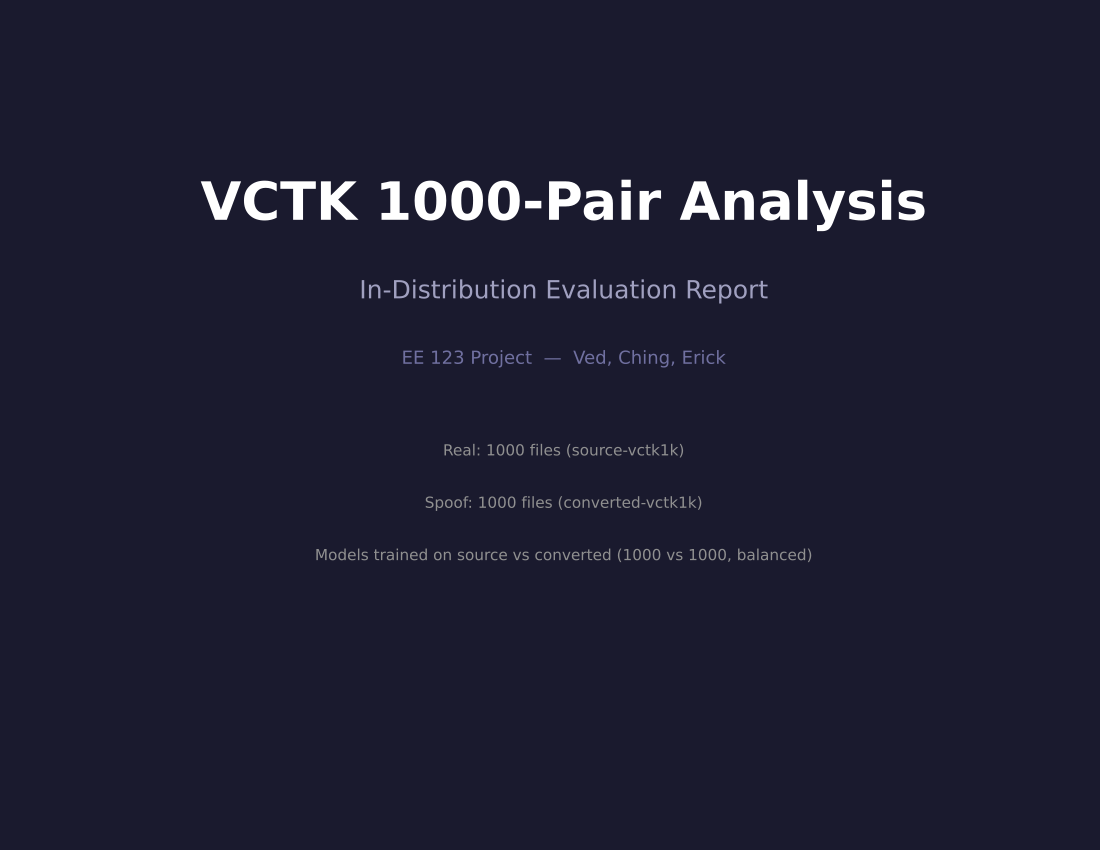

The script that drew this image:
"""
report1000.py - VCTK 1000-Pair Dataset Analysis
EE 123 Project - Ved, Ching, Erick

Evaluates trained models on the full VCTK source/converted dataset.
  Real  : Samples/source-vctk1k/ (1000 files)
  Spoof : Samples/converted-vctk1k/ (1000 files)

Note: target-vctk1k/ was used for training, not tested here.

Output:
  report1000.pdf

Usage:
    python report1000.py
"""

import os
import numpy as np
from matplotlib.backends.backend_pdf import PdfPages
from utils import (load_models, extract_folder, make_cover,
                   make_feature_discriminability_page,
                   make_feature_stats_table,
                   make_ensemble_results_page,
                   make_waveform_spectrogram_page,
                   load_audio, compute_stft, predict_both,
                   AUDIO_DIR, PHYSICS_INDICES, PHYSICS_NAMES)
from ching import build_advanced_feature_vector

OUTPUT_PDF    = os.path.join(AUDIO_DIR, "report1000.pdf")
SAMPLES_DIR   = os.path.join(AUDIO_DIR, "Samples")
SOURCE_DIR    = os.path.join(SAMPLES_DIR, "source-vctk1k")
CONVERTED_DIR = os.path.join(SAMPLES_DIR, "converted-vctk1k")


def main():
    print("=" * 60)
    print("  report1000.py — VCTK 1000-Pair Analysis")
    print("  EE 123 Project — Ved, Ching, Erick")
    print("=" * 60)

    print("\nLoading models...")
    clf_lr, scaler_lr, lr_relative, clf_xgb, scaler_xgb = load_models()

    print("\n[1/4] Extracting features...")
    print("  Real (source-vctk1k):")
    real_results, real_feats = extract_folder(
        SOURCE_DIR, "REAL", clf_lr, scaler_lr, lr_relative,
        clf_xgb, scaler_xgb, "source")

    print("  Spoof (converted-vctk1k):")
    spoof_results, spoof_feats = extract_folder(
        CONVERTED_DIR, "SPOOF", clf_lr, scaler_lr, lr_relative,
        clf_xgb, scaler_xgb, "converted")

    all_results = real_results + spoof_results
    n_real  = len(real_results)
    n_spoof = len(spoof_results)
    print(f"\n  Total: {n_real} real + {n_spoof} spoof = {n_real+n_spoof} files")

    # Sample 20 pairs for waveform/phase variance page
    print("\n[2/4] Sampling pairs for visual analysis...")
    import glob, random
    real_files  = sorted(glob.glob(os.path.join(SOURCE_DIR,    "*.wav")))
    spoof_files = sorted(glob.glob(os.path.join(CONVERTED_DIR, "*.wav")))
    sample_n = min(20, len(real_files), len(spoof_files))
    random.seed(42)
    sampled_real  = random.sample(real_files,  sample_n)
    sampled_spoof = random.sample(spoof_files, sample_n)

    pairs_data = []
    for i, (rp, sp) in enumerate(zip(sampled_real, sampled_spoof)):
        y_r, sr = load_audio(rp)
        y_s, _  = load_audio(sp)
        _, _, _, pv_r, _ = compute_stft(y_r, sr)
        _, _, _, pv_s, _ = compute_stft(y_s, sr)
        fv_r = build_advanced_feature_vector(rp)
        fv_s = build_advanced_feature_vector(sp)
        lr_r, xgb_r = predict_both(fv_r, clf_lr, scaler_lr, lr_relative, clf_xgb, scaler_xgb)
        lr_s, xgb_s = predict_both(fv_s, clf_lr, scaler_lr, lr_relative, clf_xgb, scaler_xgb)
        pairs_data.append({
            "pv_r": float(np.mean(pv_r)), "pv_s": float(np.mean(pv_s)),
            "phys_r": fv_r[PHYSICS_INDICES], "phys_s": fv_s[PHYSICS_INDICES],
            "prob_lr_r": lr_r, "prob_lr_s": lr_s,
            "prob_xgb_r": xgb_r, "prob_xgb_s": xgb_s,
        })
        if (i+1) % 5 == 0:
            print(f"    {i+1}/{sample_n} pairs sampled")

    print("\n[3/4] Generating PDF...")
    with PdfPages(OUTPUT_PDF) as pdf:

        print("  → Cover")
        make_cover(pdf,
                   "VCTK 1000-Pair Analysis",
                   "In-Distribution Evaluation Report",
                   [f"Real: {n_real} files (source-vctk1k)",
                    f"Spoof: {n_spoof} files (converted-vctk1k)",
                    "Models trained on source vs converted (1000 vs 1000, balanced)"])

        print("  → Feature discriminability")
        make_feature_discriminability_page(
            pdf, real_feats, spoof_feats,
            "Feature Discriminability — VCTK 1000 Pairs")

        print("  → Feature stats table")
        make_feature_stats_table(
            pdf, real_feats, spoof_feats,
            "VCTK 1000-Pair Aggregate Feature Statistics",
            n_real, n_spoof)

        print("  → Waveform/phase variance summary")
        make_waveform_spectrogram_page(
            pdf, pairs_data,
            f"Signal Analysis Summary — {sample_n} Sampled Pairs")

        print("  → Ensemble results")
        stats = make_ensemble_results_page(
            pdf, all_results, real_results, spoof_results,
            "VCTK 1000-Pair — Ensemble Evaluation Results",
            n_real, n_spoof)

        d = pdf.infodict()
        d["Title"]  = "VCTK 1000-Pair Analysis Report"
        d["Author"] = "Ved, Ching, Erick — EE 123"

    print(f"\n[4/4] Done!")
    print(f"\n✅ Report saved to: {OUTPUT_PDF}")
    print("\n  Results summary:")
    for name, s in stats.items():
        print(f"    {name.upper():<5}: Real {s['real_correct']}/{s['real_total']} "
              f"({s['real_acc']:.1f}%)  "
              f"Spoof {s['spoof_correct']}/{s['spoof_total']} "
              f"({s['spoof_acc']:.1f}%)  "
              f"Overall {s['correct']}/{s['total']} ({s['overall']:.1f}%)")
    print("=" * 60)


if __name__ == "__main__":
    main()
